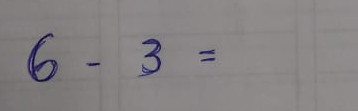
#> input picture 7.jpeg, 358 x 111 px
$ jupyter execute --allow-errors main.ipynb
#> lines starting #> are read from the running program, lines starting #| are printed output that depends on the picture; after the words box and inside, x2 and y2 are one past the last pixel; in counts of white or black regions, pixels touching at a corner belong together
# Reconhecimento de expressões matématicas escritas à mão

## Importa as bibliotecas necessárias

[cell 1]
import sys
import os
import cv2
import numpy as np
import math
from matplotlib import pyplot as plt
import pickle
import random
import one_hot
from preprocessamento import deskew, get_hog

## Constantes

[cell 2]
ALTURA_MIN_DIGITO = 5
ALTURA_MAX_DIGITO = 90
LARGURA_MIN_DIGITO = 15
MARGEM_ERRO = 40
ANGULO_MAX_INLINE = 30

## Lê a imagem de teste

[cell 3]
img = cv2.imread('7.jpeg',0)
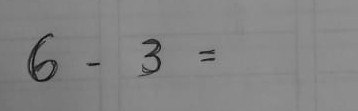
#> img: shape (111, 358); min 8, max 150, mean 131.5
plt.imshow(img, cmap = 'gray', interpolation = 'bicubic')

## Pré-processamento

[cell 4]
blurred = cv2.GaussianBlur(img, (7, 7), 0)
thresh = cv2.Canny(blurred, 20, 50)
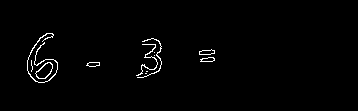
#> thresh: shape (111, 358); 1.4% white in thin lines or dots, all inside (x1, y1, x2, y2) = (27, 33, 215, 83)
thresh = cv2.GaussianBlur(thresh, (7, 7), 0)
erosion_size = 3
max_elem = 1
max_kernel_size = 21
erosion_type = cv2.MORPH_RECT
element = cv2.getStructuringElement(erosion_type, (2*erosion_size + 1, 2*erosion_size+1), (erosion_size, erosion_size))
thresh = cv2.erode(thresh, element)
thresh = cv2.dilate(thresh, element)
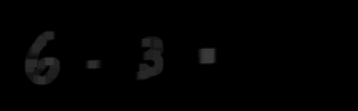
#> thresh: shape (111, 358); min 0, max 58, mean 2
plt.imshow(thresh, cmap = 'gray', interpolation = 'bicubic')

## Encontra todos os contornos na imagem e filtra para análise

[cell 5]
contours,hierarchy = cv2.findContours(thresh, cv2.RETR_CCOMP, cv2.CHAIN_APPROX_NONE)
#> contours = 7 contours, 2 with area under 20; largest, box (x1, y1, x2, y2) and area: (24, 30, 61, 86) 1311, (134, 35, 165, 81) 977, (196, 47, 218, 65) 342, (84, 59, 103, 70) 169, (146, 60, 154, 67) 26
imgCopy = np.copy(img)
digitos = []
centros = []
for cnt in contours:
    x,y,w,h = cv2.boundingRect(cnt)
    if h > ALTURA_MIN_DIGITO and h < ALTURA_MAX_DIGITO and w > LARGURA_MIN_DIGITO:
        digitos.append(cnt);
        M = cv2.moments(cnt)
        cX = int(M["m10"] / M["m00"])
        cY = int(M["m01"] / M["m00"])
        centros.append([cX,cY])
        imgContornos = cv2.rectangle(imgCopy,(x,y),(x+w,y+h),(0,255,0),2)
#> this loop made 7 passes
#> (x, y, w, h, cX, cY) on passes 1, 2, 3, 5: (84, 59, 19, 11, 93, 63), (196, 47, 22, 18, 206, 55), (134, 35, 31, 46, 150, 57), (24, 30, 37, 56, 41, 60)
#> (x, y, w, h) on passes 4, 6: (146, 60, 8, 7), (40, 68, 8, 8)
#> pass 2, `imgContornos = cv2.rectangle(imgCopy,(x,y),(x+w,y+h),(0,255,0),2)`:
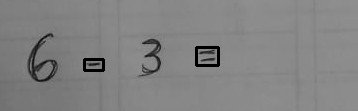
#> imgContornos: shape (111, 358); min 0, max 150, mean 130.2
#> pass 3, `imgContornos = cv2.rectangle(imgCopy,(x,y),(x+w,y+h),(0,255,0),2)`:
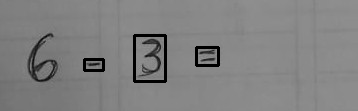
#> imgContornos: shape (111, 358); 1.15% of pixels changed, all inside (x1, y1, x2, y2) = (133, 34, 167, 83)
#> after the loop:
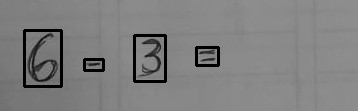
#> imgCopy: shape (111, 358); 3.58% of pixels changed, all inside (x1, y1, x2, y2) = (23, 29, 220, 88)
#> after the loop, centros = [[93, 63], [206, 55], [150, 57], [41, 60]]; digitos = 4 contours; box (x1, y1, x2, y2) and area: (24, 30, 61, 86) 1311, (134, 35, 165, 81) 977, (196, 47, 218, 65) 342, (84, 59, 103, 70) 169
plt.imshow(imgContornos, cmap = 'gray', interpolation = 'bicubic')
print(centros)
#| [[93, 63], [206, 55], [150, 57], [41, 60]]

## Apresenta as imagens dos contornos filtrados

[cell 6]
plt.figure(figsize=(20,10))
columns = 5
for i,cnt in enumerate(digitos):
    x,y,w,h = cv2.boundingRect(cnt)
    cropped = img[y:y+h , x:x+w]
    plt.subplot(len(digitos) / columns + 1, columns, i + 1)
    plt.imshow(cropped, cmap = 'gray', interpolation = 'bicubic')
#> this loop made 4 passes
#> (x, y, w, h) on passes 1 to 4: (84, 59, 19, 11), (196, 47, 22, 18), (134, 35, 31, 46), (24, 30, 37, 56)
#> pass 3, `cropped = img[y:y+h , x:x+w]`:
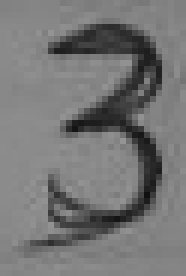
#> cropped: shape (46, 31) (shown 6 times larger); min 16, max 150, mean 117.5
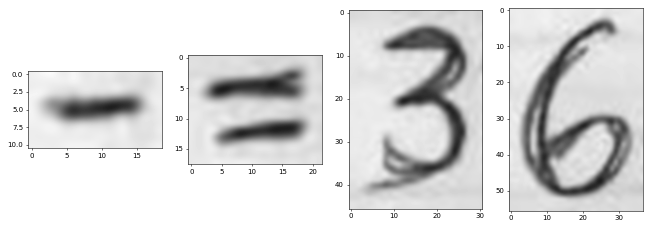
#> figure drawn by matplotlib, 4 panels

## Identifica o primeiro dígito

[cell 7]
X = []
Y = []
for cnt in digitos:
    x,y,w,h = cv2.boundingRect(cnt)
    X.append(x)
    Y.append(y)
#> after the loop, X = [84, 196, 134, 24]; Y = [59, 47, 35, 30]
print(X)
#| [84, 196, 134, 24]
print(Y)
#| [59, 47, 35, 30]
Ymedia = np.mean(Y)
#> Ymedia = 42.75
while np.all(Y):
    indexMin = np.where(X == np.min(X))
    print(indexMin[0][0])
    if Y[indexMin[0][0]] < (Ymedia - MARGEM_ERRO):
        Y = np.delete(Y,indexMin[0][0])
        X = np.delete(X,indexMin[0][0])
        print(Y)
    else:
        break
#> this loop made 1 pass
#> indexMin on pass 1: ([3],)
#| 3
index = indexMin[0][0]
#> index = 3
print(index)
#| 3
x,y,w,h = cv2.boundingRect(digitos[index])
cropped = img[y:y+h , x:x+w]
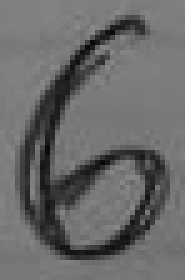
#> cropped: shape (56, 37) (shown 5 times larger); min 8, max 138, mean 105.1
plt.imshow(cropped, cmap = 'gray', interpolation = 'bicubic')

## Calcula os ângulos entre o centro do primeiro dígito e os centros dos outros dígitos

[cell 8]
angulos = []
imgCopy3 = np.copy(img)
for i, centro in enumerate(centros):
    if i != index:
        vetor1 = [centro[0] - centros[index][0], centro[1] - centros[index][1]]
        vetor2 = [1,0]
        length1 = math.sqrt(vetor1[0] * vetor1[0] + vetor1[1] * vetor1[1])
        length2 = math.sqrt(vetor2[0] * vetor2[0] + vetor2[1] * vetor2[1])
        angulos.append(math.floor(math.degrees(math.acos((vetor1[0] * vetor2[0] + vetor1[1] * vetor2[1])/ (length1 * length2)))))
        cv2.line(imgCopy3,(centros[index][0],centros[index][1]),(centro[0],centro[1]),0,1)
        cv2.rectangle(imgCopy3,(centro[0]-3,centro[1]-3),(centro[0]+3,centro[1]+3),(0,255,0),1)
    else:
        angulos.append(0)
#> this loop made 4 passes
#> (centro, vetor1, length1) on passes 1 to 3: ([93, 63], [52, 3], 52.09), ([206, 55], [165, -5], 165.1), ([150, 57], [109, -3], 109)
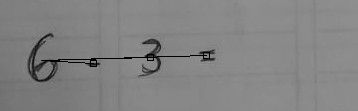
#> imgCopy3: shape (111, 358); 0.74% of pixels changed, all inside (x1, y1, x2, y2) = (41, 52, 210, 67)
#> after the loop, angulos = [3, 1, 1, 0]
print(angulos)
#| [3, 1, 1, 0]
plt.imshow(imgCopy3, cmap = 'gray', interpolation = 'bicubic')

## Identifica a sequência de caracteres na mesma linha

[cell 9]
print(centros)
#| [[93, 63], [206, 55], [150, 57], [41, 60]]
centrosInline = []
for i,angulo in enumerate(angulos):
    if angulo > ANGULO_MAX_INLINE:
        print("Contorno descartado pelo critério de ângulo máximo")
    else:
        centrosInline.append([centros[i],i])
#> this loop made 4 passes
#> angulo on passes 1 to 4: 3, 1, 1, 0
#> after the loop, centrosInline = [[[93, 63], 0], [[206, 55], 1], [[150, 57], 2], [[41, 60], 3]]
a = sorted(centrosInline, key=lambda a_entry: a_entry[0])
#> a = [[[41, 60], 3], [[93, 63], 0], [[150, 57], 2], [[206, 55], 1]]
print(a)
#| [[[41, 60], 3], [[93, 63], 0], [[150, 57], 2], [[206, 55], 1]]

## Classificador

### Manipulação dos dados

[cell 10]
outputs_rel_path = 'data'
train_dir = os.path.join(outputs_rel_path, 'train')
test_dir = os.path.join(outputs_rel_path, 'test')

#> (the rest of this cell did not finish here and is left out)

### Visualiza os dados

[cell 11]
box_size = 50
n_samples = 40
n_cols = 8

# Load classes
classes = open('classes.txt', 'r').read().split()
#> (reads classes.txt from the repository)

'Compute number of rows with respect to number of both columns and samples provided by user'
rows_numb = math.ceil(n_samples / n_cols)
#> rows_numb = 5

'Instanciate a figure to plot samples on'
figure, axis_arr = plt.subplots(rows_numb, n_cols, figsize=(12, 4))
figure.patch.set_facecolor((0.91, 0.91, 0.91))

sample_id = 0
#> (the rest of this cell did not finish here and is left out)
